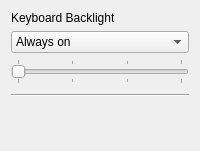
      <widget class="QWidget" name="keyboardTab">
       <attribute name="icon">
        <iconset theme="input-keyboard"/>
       </attribute>
       <attribute name="title">
        <string>Keyboard</string>
       </attribute>
       <layout class="QGridLayout" name="gridLayout_2">
        <item row="0" column="0">
         <widget class="QLabel" name="keyboardBacklightLabel">
          <property name="text">
           <string>Keyboard Backlight</string>
          </property>
         </widget>
        </item>
        <item row="3" column="0" colspan="2">
         <widget class="Line" name="line_2">
          <property name="minimumSize">
           <size>
            <width>0</width>
            <height>10</height>
           </size>
          </property>
          <property name="frameShadow">
           <enum>QFrame::Shadow::Sunken</enum>
          </property>
          <property name="orientation">
           <enum>Qt::Orientation::Horizontal</enum>
          </property>
         </widget>
        </item>
        <item row="2" column="0" colspan="2">
         <widget class="QSlider" name="keyboardBrightnessSlider">
          <property name="sizePolicy">
           <sizepolicy hsizetype="Preferred" vsizetype="Fixed">
            <horstretch>0</horstretch>
            <verstretch>0</verstretch>
           </sizepolicy>
          </property>
          <property name="maximum">
           <number>3</number>
          </property>
          <property name="pageStep">
           <number>1</number>
          </property>
          <property name="orientation">
           <enum>Qt::Orientation::Horizontal</enum>
          </property>
          <property name="tickPosition">
           <enum>QSlider::TickPosition::TicksBothSides</enum>
          </property>
          <property name="tickInterval">
           <number>1</number>
          </property>
         </widget>
        </item>
        <item row="4" column="0" colspan="2">
         <spacer name="verticalSpacer">
          <property name="orientation">
           <enum>Qt::Orientation::Vertical</enum>
          </property>
          <property name="sizeHint" stdset="0">
           <size>
            <width>20</width>
            <height>40</height>
           </size>
          </property>
         </spacer>
        </item>
        <item row="1" column="0" colspan="2">
         <widget class="QComboBox" name="keyboardBacklightModeComboBox">
          <item>
           <property name="text">
            <string>Always on</string>
           </property>
          </item>
          <item>
           <property name="text">
            <string>Auto turn off in 10 sec</string>
           </property>
          </item>
         </widget>
        </item>
       </layout>
      </widget>
